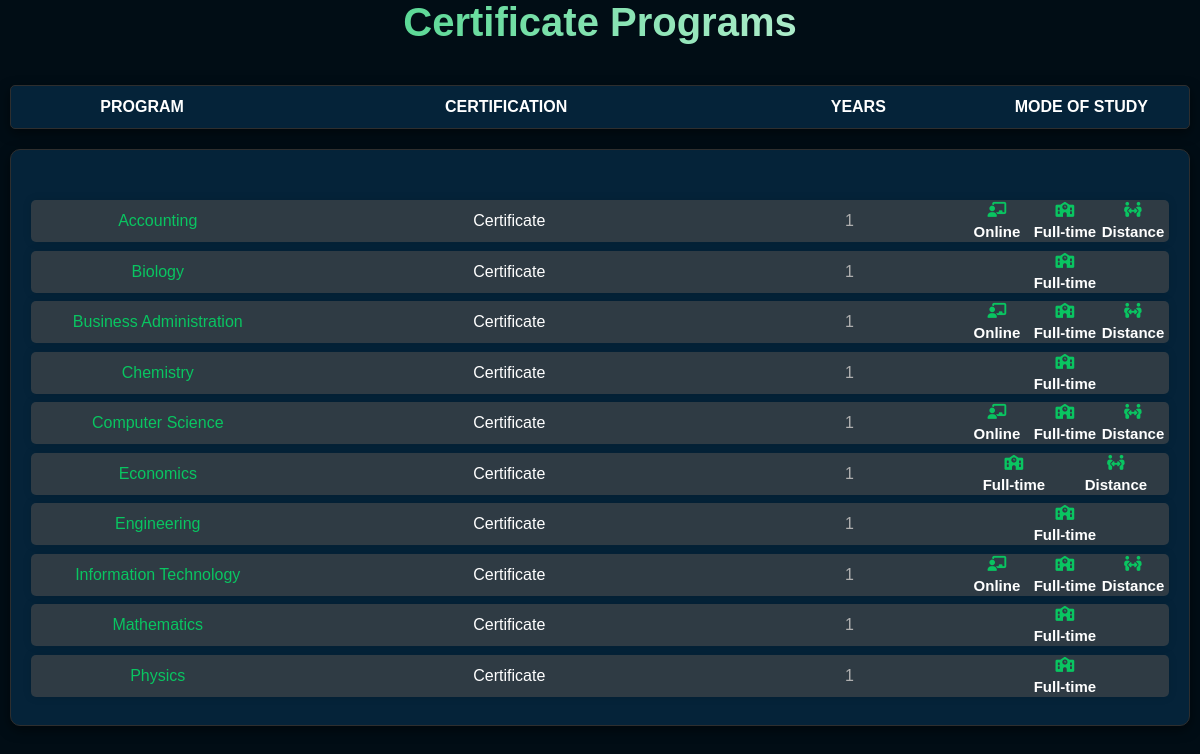
/certificateprograms.php, run on the app's committed database.
### tables this page shows
CREATE TABLE `allprograms` (
  `allprograms_id` int(11) NOT NULL AUTO_INCREMENT,
  `program_id` int(11) DEFAULT NULL,
  `certification_id` int(11) DEFAULT NULL,
  `years_of_study_id` int(11) DEFAULT NULL,
  `mood_id` int(11) DEFAULT NULL,
  PRIMARY KEY (`allprograms_id`),
  KEY `certification_id` (`certification_id`),
  KEY `program_id` (`program_id`),
  KEY `years_of_study_id` (`years_of_study_id`),
  KEY `mood_id` (`mood_id`),
  CONSTRAINT `allprograms_ibfk_1` FOREIGN KEY (`certification_id`) REFERENCES `certifications` (`certification_id`),
  CONSTRAINT `allprograms_ibfk_2` FOREIGN KEY (`program_id`) REFERENCES `programs` (`program_id`),
  CONSTRAINT `allprograms_ibfk_3` FOREIGN KEY (`years_of_study_id`) REFERENCES `years_of_study` (`years_of_study_id`),
  CONSTRAINT `allprograms_ibfk_4` FOREIGN KEY (`mood_id`) REFERENCES `mood_of_study` (`mood_id`)
);

CREATE TABLE `programs` (
  `program_id` int(11) NOT NULL AUTO_INCREMENT,
  `program_name` varchar(255) DEFAULT NULL,
  `department_id` int(11) DEFAULT NULL,
  PRIMARY KEY (`program_id`),
  KEY `department_id` (`department_id`),
  CONSTRAINT `programs_ibfk_1` FOREIGN KEY (`department_id`) REFERENCES `departments` (`department_id`)
);

CREATE TABLE `years_of_study` (
  `years_of_study_id` int(11) NOT NULL AUTO_INCREMENT,
  `year_number` int(11) NOT NULL CHECK (`year_number` in (1,2,3,4,5,6,7,8,9,10)),
  PRIMARY KEY (`years_of_study_id`)
);

### certificateprograms.php (the view, shortened to what this page needs)
<?php
$servername = "localhost";
$username = "root";
$password = "";
$dbname = "woods";
$conn = new mysqli($servername, $username, $password, $dbname);
$allprograms = "SELECT
  programs.program_name,
  GROUP_CONCAT(DISTINCT certifications.certification_name ORDER BY certifications.certification_name) AS certifications,
  years_of_study.year_number,
  mood_of_study.mood_name,
  allprograms.allprograms_id
FROM
  allprograms
JOIN
  programs ON allprograms.program_id = programs.program_id
JOIN
  certifications ON allprograms.certification_id = certifications.certification_id
JOIN
  years_of_study ON allprograms.years_of_study_id = years_of_study.years_of_study_id
JOIN
  mood_of_study ON allprograms.mood_id = mood_of_study.mood_id
WHERE
  certifications.certification_name = 'Certificate'
GROUP BY
  programs.program_name,
  years_of_study.year_number,
  mood_of_study.mood_name,
  allprograms.allprograms_id
ORDER BY
  programs.program_name;
 ";
$result = $conn->query($allprograms);
?>
<!DOCTYPE html>
<html lang="en">
<head>
   <link rel="stylesheet" href="Resources/programsview.css?v=<?php echo time(); ?>">
   <link rel="stylesheet" href="Resources/fontawesome/css/solid.css">
   <link rel="stylesheet" href="Resources/fontawesome/webfonts/fa-solid-900.woff2">
   <link rel="stylesheet" href="Resources/fontawesome/css/all.css">
   <link rel="stylesheet" href="Resources/fontawesome/css/brands.css">
   <link rel="stylesheet" href="Resources/fontawesome/css/fontawesome.css">
   <link href="Resources/fontawesome/css/solid.css" rel="stylesheet" />
</head>
<body>
    <main>
        <div class="head">
            <h1>Certificate Programs</h1>
        </div>
        <section class="container">
            <ul class="program-list program">
                <li class="titles">
                    <div class="p_name1">Program</div>
                    <div class="certification">Certification</div>
                    <div class="p_duration1">Years</div>
                    <div class="study_mood1">Mode of Study</div>
                </li>
</ul><section class="edditing_part">
<div class="edditing_section">
            <ul class="program-list program">
                <?php
                if ($result->num_rows > 0) {
                    while($row = $result->fetch_assoc()) {
                        echo "<li>";
                        echo "<div class='program-name'>" . $row["program_name"] . "</div>";
                        echo "<div class='certification'>" . $row["certifications"] . "</div>";
                        echo "<div class='p_duration'>" . $row["year_number"] . "</div>";
                        echo "<div class='study_mood'>";
                        if ($row["mood_name"] == "Online") {
                            echo "<div class='online'>";
                            echo "<i class='fas fa-chalkboard-teacher'></i> ";
                            echo "Online ";
                            echo "</div>";
                        } elseif ($row["mood_name"] == "Full-time") {
                            echo "<div class='fulltime'>";
                            echo "<i class='fas fa-school'></i> ";
                            echo "Full-time ";
                            echo "</div>";
                        } elseif ($row["mood_name"] == "Distance") {
                            echo "<div class='distance'>";
                            echo "<i class='fa-solid fa-people-arrows'></i> ";
                            echo "Distance ";
                            echo "</div>";
                        } elseif ($row["mood_name"] == "All") {
                            echo "<div class='online'>";
                            echo "<i class='fas fa-chalkboard-teacher'></i> ";
                            echo "Online ";
                            echo "</div>";
                            echo "<div class='fulltime'>";
                            echo "<i class='fas fa-school'></i> ";
                            echo "Full-time ";
                            echo "</div>";
                            echo "<div class='distance'>";
                            echo "<i class='fa-solid fa-people-arrows'></i> ";
                            echo "Distance ";
                            echo "</div>";
                        } elseif ($row["mood_name"] == "Full-time and Distance") {
                            echo "<div class='fulltime'>";
                            echo "<i class='fas fa-school'></i> ";
                            echo "Full-time ";
                            echo "</div>";
                            echo "<div class='distance'>";
                            echo "<i class='fa-solid fa-people-arrows'></i> ";
                            echo "Distance ";
                            echo "</div>";
                        } else  {
                            echo "<div class='distance'>";
                            echo "<i class='fas fa-question'></i> ";
                            echo "</div>";
                        }
                        echo "</div>";
                        echo "</li>";
                    }
                } else {
                    echo "<li>No results found</li>";
                }
                ?>
            </ul>
</div>
</section>
        </section>
    </main>
</body>
</html>

### Resources/programsview.css (style rules this page uses)
* { margin: 0; padding: 0; box-sizing: border-box; }
body { background: #010d15; font-family: Arial, sans-serif; }
.head { text-align: center; align-content: center; }
.head h1 { font-size: 40px; font-weight: 800; color: #09c561; }
.head h1 { background: linear-gradient(90deg, #09c561, #ffffff, #09c561, #ffffff); background-size: 300%; -webkit-background-clip: text; -webkit-text-fill-color: transparent; animation: colorFlow 2s linear infinite; }
.edditing_part { width: 100%; margin: 20px auto; display: flex; flex-direction: column; gap: 20px; }
.edditing_section { background-color: #052339; border: 1px solid #2e2e2e; border-radius: 10px; padding: 20px; box-shadow: 0 4px 12px rgba(0, 0, 0, 0.5); }
.container { max-width: 1200px; margin: 0 auto; padding: 10px; }
.program-list { list-style-type: none; padding: 0; }
.program { margin-top: 30px; color: #ffffff; }
.program-list li { background-color: #4d4d4d96; color: #b0b0b0; margin: 8.5px 0; padding: 2px; border-radius: 5px; box-shadow: 0 0 10px rgba(0, 0, 0, 0.1); display: flex; flex-direction: row; overflow-wrap: inherit; }
.program-list li i { font-size: 15px; color: #09c561; }
.program-list .titles { color: #ffffff; font-weight: 800; text-transform: uppercase; background-color: #052339; border: 1px solid #2e2e2e; box-shadow: 0 4px 12px rgba(0, 0, 0, 0.5); }
.p_name1 { flex: 1 1 21%; padding: 10px; text-align: center; align-content: center; }
.p_duration1 { width: 20%; text-align: center; align-content: center; }
.program li .study_mood1 { width: 18%; text-align: center; align-content: center; }
.program-name { flex: 1 1 20%; padding: 10px; text-align: center; align-content: center; color: #09c561; }
.program li .certification { width: 40%; text-align: center; align-content: center; color: #ffffff; }
.p_duration { width: 20%; text-align: center; align-content: center; color: #b0b0b0; }
.program li .study_mood { width: 18%; display: flex; flex-direction: row; text-align: center; align-content: center; }
.online, .fulltime, .distance { width: 100%; height: 100%; margin: auto; display: flex; flex-direction: column; font-size: 15px; font-weight: 600; justify-content: space-between; align-content: center; text-align: center; color: #ffffff; }

### data on the page
allprograms: program.program_name "Accounting", certifications "Certificate", years_of_study.year_number "1", shows "Online"
allprograms: program.program_name "Biology", certifications "Certificate", years_of_study.year_number "1", shows "Full-time"
allprograms: program.program_name "Business Administration", certifications "Certificate", years_of_study.year_number "1", shows "Online"
allprograms: program.program_name "Chemistry", certifications "Certificate", years_of_study.year_number "1", shows "Full-time"
allprograms: program.program_name "Computer Science", certifications "Certificate", years_of_study.year_number "1", shows "Online"
allprograms: program.program_name "Economics", certifications "Certificate", years_of_study.year_number "1", shows "Full-time"
allprograms: program.program_name "Engineering", certifications "Certificate", years_of_study.year_number "1", shows "Full-time"
allprograms: program.program_name "Information Technology", certifications "Certificate", years_of_study.year_number "1", shows "Online"
allprograms: program.program_name "Mathematics", certifications "Certificate", years_of_study.year_number "1", shows "Full-time"
allprograms: program.program_name "Physics", certifications "Certificate", years_of_study.year_number "1", shows "Full-time"
